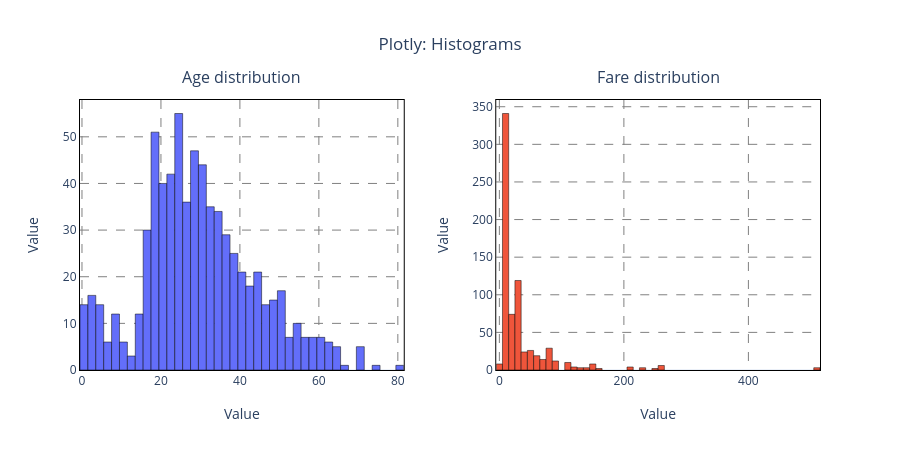

Write notebook code for a chart like this one.
### Code cell
# Graphic results - Histograms - Plotly

import plotly.graph_objects as go
from plotly.subplots import make_subplots

# !pip install nbformat

# Input data
n_bins = 2 * 30

# Solution
fig = (make_subplots(1, 2, horizontal_spacing=0.125, subplot_titles=("Age distribution", "Fare distribution")).
       update_annotations(yshift=10))

row, col = 1, 1
fig.add_trace(
    go.Histogram(x=ages, name="age", nbinsx=n_bins, marker=dict(line=dict(color='black', width=0.5)),
                 showlegend=False), row=row, col=col)
fig.update_xaxes(title=dict(text="Value", standoff=2 * 10), row=row, col=col)
fig.update_yaxes(title=dict(text="Value", standoff=2 * 10), row=row, col=col)
fig.update_xaxes(showgrid=True, gridwidth=1.0, gridcolor='gray', griddash='dash', row=row, col=col)
fig.update_yaxes(showgrid=True, gridwidth=1.0, gridcolor='gray', griddash='dash', row=row, col=col)
# fig.update_xaxes(minor=dict(showgrid=True, gridcolor='green', gridwidth=0.5, griddash='dot'), row=row, col=col)
# fig.update_yaxes(minor=dict(showgrid=True, gridcolor='green', gridwidth=0.5, griddash='dot'), row=row, col=col)

row, col = 1, 2
fig.add_trace(go.Histogram(x=fares, name="fare", nbinsx=n_bins, marker=dict(line=dict(color='black', width=0.5)),
                           showlegend=False), row=row, col=col)
fig.update_xaxes(title=dict(text="Value", standoff=2 * 10), row=row, col=col)
fig.update_yaxes(title=dict(text="Value", standoff=2 * 10), row=row, col=col)
fig.update_xaxes(showgrid=True, gridwidth=1.0, gridcolor='gray', griddash='dash', row=row, col=col)
fig.update_yaxes(showgrid=True, gridwidth=1.0, gridcolor='gray', griddash='dash', row=row, col=col)
# fig.update_xaxes(minor=dict(showgrid=True, gridcolor='green', gridwidth=0.5, griddash='dot'), row=row, col=col)
# fig.update_yaxes(minor=dict(showgrid=True, gridcolor='green', gridwidth=0.5, griddash='dot'), row=row, col=col)

fig.update_layout(width=900, height=450, title_text='Plotly: Histograms', title_x=0.5, template="plotly_white")
fig.update_xaxes(showline=True, linewidth=1, linecolor='black', mirror=True)
fig.update_yaxes(showline=True, linewidth=1, linecolor='black', mirror=True)

fig.show()

### Figure 1 — Plotly figure (JSON) as saved in the notebook; plotly's stock layout.template omitted (floating-point values rounded to 4 significant figures; data arrays with more than 128 entries replaced by an {"elided": "..."} marker saying what was removed)
{"data": [{"marker": {"line": {"color": "black", "width": 0.5}}, "name": "age", "nbinsx": 60, "showlegend": false, "x": {"elided": "714 int values"}, "type": "histogram", "xaxis": "x", "yaxis": "y"}, {"marker": {"line": {"color": "black", "width": 0.5}}, "name": "fare", "nbinsx": 60, "showlegend": false, "x": {"elided": "714 float values"}, "type": "histogram", "xaxis": "x2", "yaxis": "y2"}], "layout": {"xaxis": {"anchor": "y", "domain": [0.0, 0.4375], "title": {"text": "Value", "standoff": 20}, "showgrid": true, "gridwidth": 1.0, "gridcolor": "gray", "griddash": "dash", "showline": true, "linewidth": 1, "linecolor": "black", "mirror": true}, "yaxis": {"anchor": "x", "domain": [0.0, 1.0], "title": {"text": "Value", "standoff": 20}, "showgrid": true, "gridwidth": 1.0, "gridcolor": "gray", "griddash": "dash", "showline": true, "linewidth": 1, "linecolor": "black", "mirror": true}, "xaxis2": {"anchor": "y2", "domain": [0.5625, 1.0], "title": {"text": "Value", "standoff": 20}, "showgrid": true, "gridwidth": 1.0, "gridcolor": "gray", "griddash": "dash", "showline": true, "linewidth": 1, "linecolor": "black", "mirror": true}, "yaxis2": {"anchor": "x2", "domain": [0.0, 1.0], "title": {"text": "Value", "standoff": 20}, "showgrid": true, "gridwidth": 1.0, "gridcolor": "gray", "griddash": "dash", "showline": true, "linewidth": 1, "linecolor": "black", "mirror": true}, "annotations": [{"font": {"size": 16}, "showarrow": false, "text": "Age distribution", "x": 0.2188, "xanchor": "center", "xref": "paper", "y": 1.0, "yanchor": "bottom", "yref": "paper", "yshift": 10}, {"font": {"size": 16}, "showarrow": false, "text": "Fare distribution", "x": 0.7812, "xanchor": "center", "xref": "paper", "y": 1.0, "yanchor": "bottom", "yref": "paper", "yshift": 10}], "title": {"text": "Plotly: Histograms", "x": 0.5}, "width": 900, "height": 450}}
